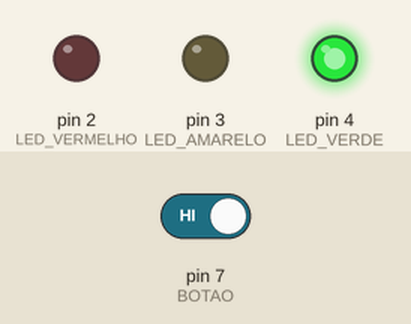
Simulated run of this sketch. Board: Arduino Uno, built with avr-gcc and run on an emulated ATmega328P. Parts: output pins drawn as LEDs (lit = HIGH). Inputs (shaded band) come from the test bench; at power-on: pin 7 (BOTAO) HIGH. What the sketch prints to the serial monitor is not drawn.

Above: at 12.8 s.
12.9 s: pin 7 (BOTAO) driven LOW
At 15.1 s:
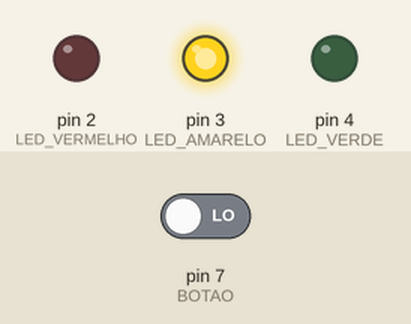
At 16.6 s:
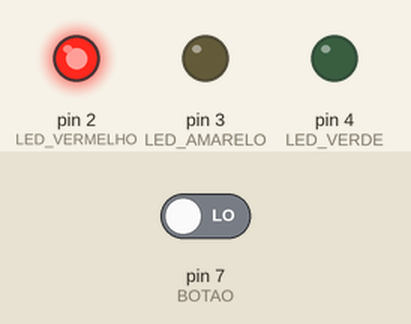
24.8 s: pin 7 (BOTAO) driven HIGH
Timing chart, 0 to 37.0 s (numbered marks = the images above; inputs shaded):
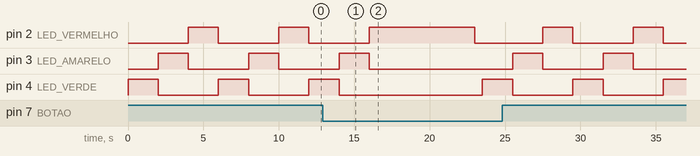

The sketch:

lab05.ino
```cpp
// Define os pinos dos LEDs e do botão
const int LED_VERMELHO = 2;
const int LED_AMARELO = 3;
const int LED_VERDE = 4;
const int BOTAO = 7; // Pino onde o botão está conectado

// Define os tempos de espera em milissegundos
const unsigned long TEMPO_VERDE = 2000; // Tempo para o LED verde
const unsigned long TEMPO_AMARELO = 2000; // Tempo para o LED amarelo
const unsigned long TEMPO_VERMELHO = 2000; // Tempo para o LED vermelho
const unsigned long TEMPO_VERMELHO_BOTAO = 5000; // Tempo para o LED vermelho quando o botão é pressionado

void setup() {
  // Define os pinos dos LEDs como saídas
  pinMode(LED_VERMELHO, OUTPUT);
  pinMode(LED_AMARELO, OUTPUT);
  pinMode(LED_VERDE, OUTPUT);

  // Define o pino do botão como entrada
  pinMode(BOTAO, INPUT_PULLUP);

  // Inicia a comunicação serial
  Serial.begin(9600);
}

void loop() {
  // Verifica se o botão está pressionado
  bool botaoPressionado = digitalRead(BOTAO) == LOW; // Botão pressionado lê LOW devido ao resistor pull-up

  if (botaoPressionado) {
    // Imprime mensagem no Serial Monitor se o botão estiver pressionado
    Serial.println("Botão pressionado!");

    // Mantém o semáforo no vermelho por TEMPO_VERMELHO_BOTAO e depois volta ao loop normal
    digitalWrite(LED_VERMELHO, HIGH);
    digitalWrite(LED_AMARELO, LOW);
    digitalWrite(LED_VERDE, LOW);
    delay(TEMPO_VERMELHO_BOTAO); // Espera pelo tempo do botão

    // Retorna à sequência normal após o tempo de botão
    digitalWrite(LED_VERMELHO, LOW);
    delay(500); // Pequeno intervalo para garantir que o botão não mantenha o semáforo no vermelho por muito tempo
  }

  // Sequência normal do semáforo
  // Acende o LED verde e apaga os outros
  digitalWrite(LED_VERMELHO, LOW);
  digitalWrite(LED_AMARELO, LOW);
  digitalWrite(LED_VERDE, HIGH);
  delay(TEMPO_VERDE); // Espera pelo tempo verde definido

  // Acende o LED amarelo e apaga os outros
  digitalWrite(LED_VERDE, LOW);
  digitalWrite(LED_AMARELO, HIGH);
  delay(TEMPO_AMARELO); // Espera pelo tempo amarelo definido

  // Acende o LED vermelho e apaga os outros
  digitalWrite(LED_AMARELO, LOW);
  digitalWrite(LED_VERMELHO, HIGH);
  delay(TEMPO_VERMELHO); // Espera pelo tempo vermelho definido
}
```

Measured:
- after the input at 12.9 s, pin 3 (LED_AMARELO): goes on until 16.0 s, then stays LOW
- by itself, pin 2 (LED_VERMELHO), pin 3 (LED_AMARELO), pin 4 (LED_VERDE): alternates HIGH for 2.0 s and LOW for 4.0 s
